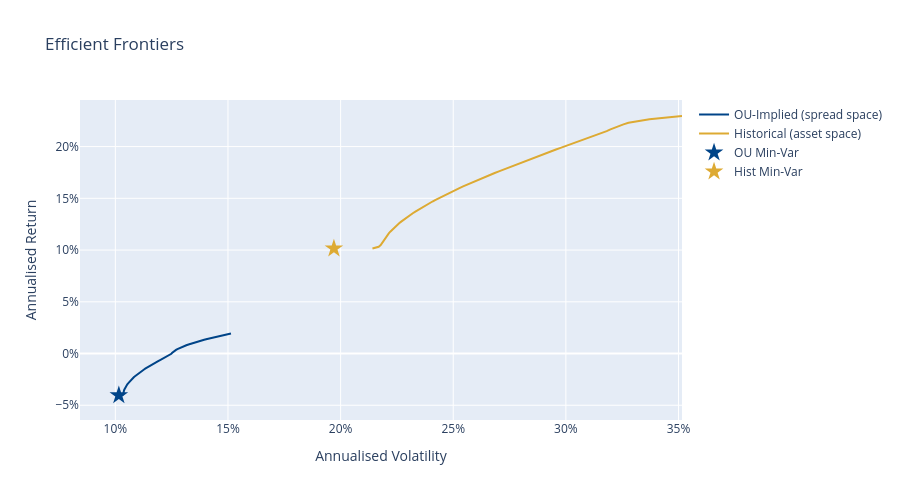

Here is the notebook cell this chart was saved with:
### Markdown cell above
### Efficient Frontier

Mean-variance efficient frontiers for both the OU-Implied (spread space) and Historical (asset space) formulations. Stars mark the selected minimum-variance portfolios. The OU-Implied frontier operates in a lower-volatility region due to the mean-reverting nature of cointegrated spreads.

### Code cell
ef_spread = efficient_frontier(
    spread_returns,
    expected_returns=spread_mu.values / 252,
    cov_matrix=spread_cov.values / 252,
    rf_annual=rf_annual_avg, n_points=80,
)
ef_asset = efficient_frontier(
    asset_returns_oos,
    expected_returns=asset_mu.reindex(tickers).values / 252,
    cov_matrix=asset_cov.reindex(index=tickers, columns=tickers).values / 252,
    rf_annual=rf_annual_avg, n_points=80,
)

fig_ef = go.Figure()
fig_ef.add_trace(go.Scatter(x=ef_spread["volatility"], y=ef_spread["return"],
                             mode="lines", name="OU-Implied (spread space)",
                             line=dict(color=COLORS[0])))
fig_ef.add_trace(go.Scatter(x=ef_asset["volatility"], y=ef_asset["return"],
                             mode="lines", name="Historical (asset space)",
                             line=dict(color=COLORS[1])))
fig_ef.add_trace(go.Scatter(x=[spread_result["min_var_vol"]], y=[spread_result["min_var_return"]],
                             mode="markers", marker=dict(symbol="star", size=14, color=COLORS[0]),
                             name="OU Min-Var"))
fig_ef.add_trace(go.Scatter(x=[asset_result["min_var_vol"]], y=[asset_result["min_var_return"]],
                             mode="markers", marker=dict(symbol="star", size=14, color=COLORS[1]),
                             name="Hist Min-Var"))
fig_ef.update_layout(
    title="Efficient Frontiers",
    xaxis_title="Annualised Volatility", xaxis_tickformat=".0%",
    yaxis_title="Annualised Return", yaxis_tickformat=".0%",
    height=500,
)
fig_ef.show()

### Figure 1 — Plotly figure (JSON) as saved in the notebook; plotly's stock layout.template omitted (floating-point values rounded to 4 significant figures)
{"data": [{"line": {"color": "#004488"}, "mode": "lines", "name": "OU-Implied (spread space)", "type": "scatter", "x": [0.1034, 0.1034, 0.1035, 0.1035, 0.1036, 0.1037, 0.1038, 0.104, 0.1041, 0.1043, 0.1044, 0.1046, 0.1048, 0.1051, 0.1053, 0.1056, 0.1058, 0.1061, 0.1064, 0.1068, 0.1071, 0.1074, 0.1078, 0.1082, 0.1086, 0.109, 0.1094, 0.1098, 0.1103, 0.1107, 0.1112, 0.1117, 0.1122, 0.1127, 0.1133, 0.1138, 0.1143, 0.1149, 0.1155, 0.1161, 0.1167, 0.1173, 0.1179, 0.1185, 0.1192, 0.1199, 0.1205, 0.1212, 0.1219, 0.1226, 0.1233, 0.124, 0.1246, 0.1249, 0.1251, 0.1255, 0.1259, 0.1264, 0.1269, 0.1275, 0.1282, 0.129, 0.1297, 0.1306, 0.1315, 0.1325, 0.1335, 0.1346, 0.1357, 0.1369, 0.1381, 0.1394, 0.1408, 0.1421, 0.1436, 0.145, 0.1465, 0.1481, 0.1497, 0.1513], "y": [-0.04032, -0.03957, -0.03881, -0.03806, -0.0373, -0.03655, -0.03579, -0.03504, -0.03428, -0.03353, -0.03277, -0.03202, -0.03126, -0.03051, -0.02975, -0.029, -0.02824, -0.02749, -0.02673, -0.02598, -0.02522, -0.02447, -0.02371, -0.02296, -0.0222, -0.02145, -0.02069, -0.01994, -0.01918, -0.01843, -0.01767, -0.01692, -0.01616, -0.01541, -0.01465, -0.0139, -0.01314, -0.01239, -0.01163, -0.01088, -0.01012, -0.009365, -0.00861, -0.007855, -0.0071, -0.006345, -0.00559, -0.004835, -0.00408, -0.003325, -0.00257, -0.001815, -0.00106, -0.0003045, 0.0004506, 0.001206, 0.001961, 0.002716, 0.003471, 0.004226, 0.004981, 0.005736, 0.006491, 0.007246, 0.008001, 0.008756, 0.009511, 0.01027, 0.01102, 0.01178, 0.01253, 0.01329, 0.01404, 0.0148, 0.01555, 0.01631, 0.01706, 0.01782, 0.01857, 0.01933]}, {"line": {"color": "#DDAA33"}, "mode": "lines", "name": "Historical (asset space)", "type": "scatter", "x": [0.2141, 0.2169, 0.2178, 0.2183, 0.2187, 0.2192, 0.2197, 0.2202, 0.2208, 0.2214, 0.222, 0.2228, 0.2235, 0.2243, 0.2251, 0.226, 0.2269, 0.2278, 0.2288, 0.2299, 0.2309, 0.232, 0.2332, 0.2344, 0.2356, 0.2368, 0.2381, 0.2394, 0.2408, 0.2422, 0.2436, 0.245, 0.2465, 0.248, 0.2496, 0.2511, 0.2527, 0.2544, 0.256, 0.2577, 0.2594, 0.2612, 0.263, 0.2647, 0.2666, 0.2684, 0.2703, 0.2722, 0.2741, 0.276, 0.278, 0.2799, 0.2819, 0.284, 0.286, 0.2878, 0.2897, 0.2916, 0.2936, 0.2956, 0.2976, 0.2997, 0.3018, 0.3039, 0.3061, 0.3083, 0.3105, 0.3128, 0.3149, 0.3165, 0.3181, 0.3198, 0.3215, 0.3234, 0.3256, 0.3278, 0.3318, 0.3371, 0.3437, 0.3516], "y": [0.1016, 0.1032, 0.1048, 0.1064, 0.108, 0.1097, 0.1113, 0.1129, 0.1145, 0.1161, 0.1178, 0.1194, 0.121, 0.1226, 0.1242, 0.1259, 0.1275, 0.1291, 0.1307, 0.1323, 0.134, 0.1356, 0.1372, 0.1388, 0.1404, 0.1421, 0.1437, 0.1453, 0.1469, 0.1485, 0.1502, 0.1518, 0.1534, 0.155, 0.1566, 0.1583, 0.1599, 0.1615, 0.1631, 0.1647, 0.1664, 0.168, 0.1696, 0.1712, 0.1728, 0.1745, 0.1761, 0.1777, 0.1793, 0.1809, 0.1826, 0.1842, 0.1858, 0.1874, 0.189, 0.1907, 0.1923, 0.1939, 0.1955, 0.1971, 0.1988, 0.2004, 0.202, 0.2036, 0.2052, 0.2069, 0.2085, 0.2101, 0.2117, 0.2133, 0.215, 0.2166, 0.2182, 0.2198, 0.2214, 0.2231, 0.2247, 0.2263, 0.2279, 0.2295]}, {"marker": {"color": "#004488", "size": 14, "symbol": "star"}, "mode": "markers", "name": "OU Min-Var", "type": "scatter", "x": [0.1016], "y": [-0.04032]}, {"marker": {"color": "#DDAA33", "size": 14, "symbol": "star"}, "mode": "markers", "name": "Hist Min-Var", "type": "scatter", "x": [0.197], "y": [0.1016]}], "layout": {"height": 500, "title": {"text": "Efficient Frontiers"}, "xaxis": {"tickformat": ".0%", "title": {"text": "Annualised Volatility"}}, "yaxis": {"tickformat": ".0%", "title": {"text": "Annualised Return"}}}}
